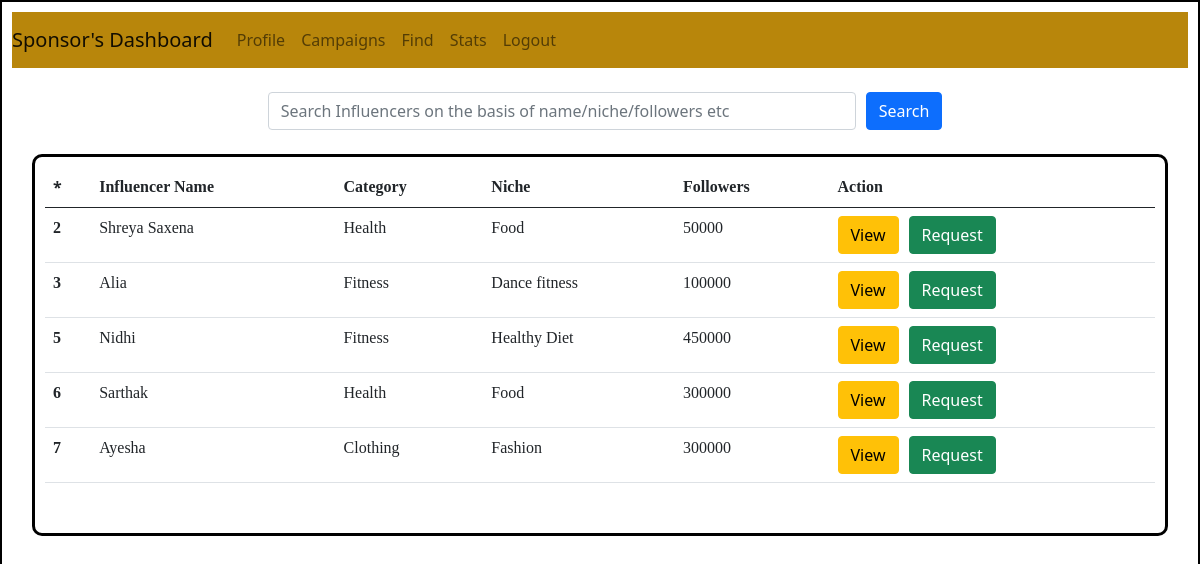
/sponser/dashboard/find/1 (signed in), run on the app's committed database.
### backend/models.py (models this page shows)
class User(db.Model):
    __tablename__ = "user"
    id = db.Column(db.Integer, primary_key = True, nullable = False, autoincrement = True)
    email = db.Column(db.String, nullable = False)
    full_name = db.Column(db.String, nullable = False)
    search_name = db.Column(db.String, nullable = False, default="null")
    user_name = db.Column(db.String, unique = True, nullable = False)
    pwd = db.Column(db.String, nullable = False, default="null")
    category = db.Column(db.String, nullable = False, default="null")
    niche = db.Column(db.String, nullable = False, default="null")
    followers = db.Column(db.Integer, nullable=False, default = 0)
    type = db.Column(db.String, nullable = False, default = "general")
    is_flagged = db.Column(db.String, nullable=False, default="False")
    ad_request = db.relationship("Ad_request", cascade="all, delete", backref="user")

### backend/controllers.py (the view)
@app.route("/sponser/dashboard/find/<int:s_id>", methods = ["GET", "POST"])
def sponser_dashboard_find(s_id):
    sponser = Sponser.query.get(s_id)
    influencers = fetch_influencers()
    return render_template("sponser_dashboard_find.html", sponser = sponser, influencers = influencers)

### backend/controllers.py (called while the page is built)
def fetch_influencers():
    influencer = User.query.filter_by(type = 'general', is_flagged = "False" ).all()
    influencer_list = {}
    for user in influencer:
        if user.id not in influencer_list.keys():
            influencer_list[user.id] = [user.full_name, user.category, user.niche, user.followers]
    return influencer_list

### templates/sponser_dashboard_find.html (shortened to what this page needs)
<!DOCTYPE html>
<html lang="en">
<head>
    <link rel="stylesheet" href = "/static/dashboardstyle.css">
    <link href="https://cdn.jsdelivr.net/npm/bootstrap@5.0.2/dist/css/bootstrap.min.css" rel="stylesheet">
</head>
<body>
    <div id = "container-sponser">
      <nav class="navbar navbar-expand-lg navbar-light" style="background-color: darkgoldenrod;">
        <a class="navbar-brand" href="#">Sponsor's Dashboard</a>
        <div class="collapse navbar-collapse" id="navbarNav">
          <ul class="navbar-nav">
            <li class="nav-item active">
              <a class="nav-link" href="/sponser/dashboard/profile/{{sponser.id}}"> Profile </a>
            </li>
            <li class="nav-item active">
              <a class="nav-link" href="/sponser/dashboard/campaign/{{sponser.id}}"> Campaigns</span></a>
            </li>
            <li class="nav-item active">
              <a class="nav-link" href="/sponser/dashboard/find/{{sponser.id}}"> Find</span></a>
            </li>
            <li class="nav-item active">
              <a class="nav-link" href="/sponser/stats"> Stats </span></a>
            </li>
            <li class="nav-item">
              <a class="nav-link" href="/login"> Logout</a>
            </li>
      </nav><br>
          <form action="/sponser/search"  class="form-inline">
            <input type="text" class="form-control" id="search" name="search_word" placeholder="Search Influencers on the basis of name/niche/followers etc">
            <button type="submit" class="btn btn-primary">Search</button>
          </form><br>
          <div id="campaign" class="justify-content-center">
            {%if influencers %}
            <table class="table">
              <thead>
                    <tr>
                      <th scope="col">*</th>
                      <th scope="col" style="font-family: 'Times New Roman', Times, serif;">Influencer Name</th>
                      <th scope="col" style="font-family: 'Times New Roman', Times, serif;">Category</th>
                      <th scope="col" style="font-family: 'Times New Roman', Times, serif;">Niche</th>
                      <th scope="col" style="font-family: 'Times New Roman', Times, serif;">Followers</th>
                      <th scope="col" style="font-family: 'Times New Roman', Times, serif;">Action</th>
                    </tr>
                </thead>
              <tbody>
              {%for key, value in influencers.items()%}
                <tr>
                  <th scope="row" style="font-family: 'Times New Roman', Times, serif;">{{key}}</th>
                  <td style="font-family: 'Times New Roman', Times, serif;">{{value[0]}}</td>
                  <td style="font-family: 'Times New Roman', Times, serif;">{{value[1]}}</td>
                  <td style="font-family: 'Times New Roman', Times, serif;">{{value[2]}}</td>
                  <td style="font-family: 'Times New Roman', Times, serif;">{{value[3]}} </td>
                  <td><div id="button-container">
                         <a href="/view/influencer/{{key}}"><button type="button" class="btn btn-warning">View</button></a>
                         <a href="/request/influencer/{{sponser.id}}/{{key}}"><button type="button" class="btn btn-success">Request</button></a></td>
                      </div>
                </tr>
              {%endfor%}
            {%else%}
            <h3 style="font-family: 'Times New Roman', Times, serif;">No Campaigns available!</h3>
            {%endif%}<br>
</body>
</html>

### static/dashboardstyle.css (style rules this page uses)
* { margin: 0%; padding: 0%; }
#campaign { border: 3px solid black ; padding: 10px; margin-left: 20px; margin-right: 20px; border-radius: 10px; }
#container-sponser { border: 2px solid black; padding: 10px; height: 1000px; }
#button-container { display: flex; gap: 10px; }

### templates/sponser_dashboard_find.html (style rules this page uses)
form { width: 100%; display: flex; flex-direction: row; justify-content: center; align-items: center; }
#search { margin-left: 10px; margin-right: 10px; width: 50%; }

### data on the page
User: full_name "Shreya Saxena", category "Health", niche "Food", followers "50000"
User: full_name "Alia", category "Fitness", niche "Dance fitness", followers "100000"
User: full_name "Nidhi", category "Fitness", niche "Healthy Diet", followers "450000"
User: full_name "Sarthak", category "Health", niche "Food", followers "300000"
User: full_name "Ayesha", category "Clothing", niche "Fashion", followers "300000"

### other printed values
{{ key }} "2" "3" "5" "6" "7"
